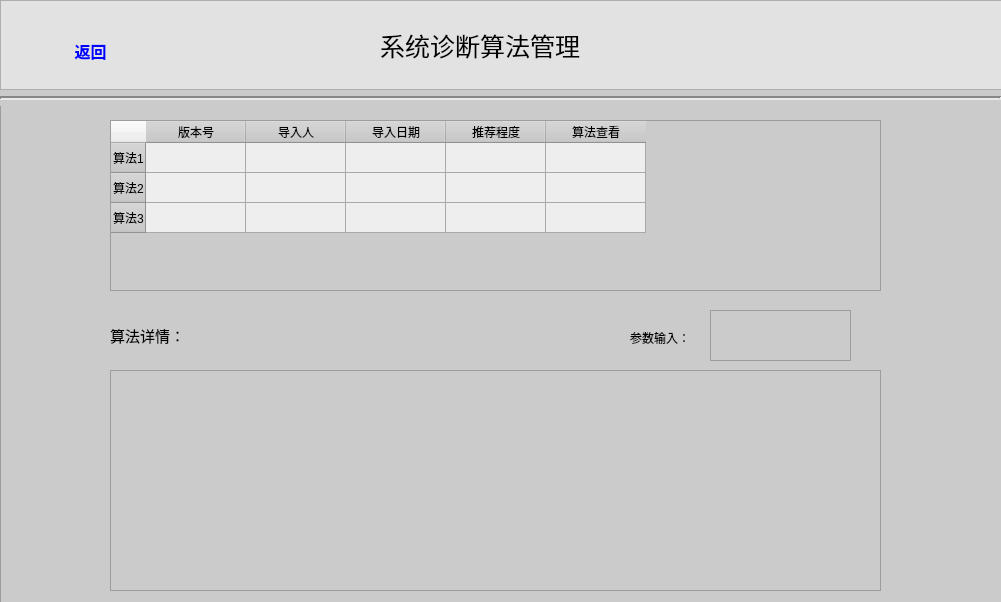
<?xml version="1.0" encoding="UTF-8"?>
<ui version="4.0">
 <class>Dialog</class>
 <widget class="QDialog" name="Dialog">
  <property name="geometry">
   <rect>
    <x>0</x>
    <y>0</y>
    <width>1001</width>
    <height>602</height>
   </rect>
  </property>
  <property name="windowTitle">
   <string>Dialog</string>
  </property>
  <property name="styleSheet">
   <string notr="true">QDialog{
	background-color:rgb(234, 242, 255)
}

QTableWidget::item {
    background-color:rgb(238, 238, 238);
}
QTableWidget::item {
    color: transparent;
}



</string>
  </property>
  <widget class="QFrame" name="frame_menu">
   <property name="geometry">
    <rect>
     <x>0</x>
     <y>0</y>
     <width>1011</width>
     <height>90</height>
    </rect>
   </property>
   <property name="sizePolicy">
    <sizepolicy hsizetype="Fixed" vsizetype="Fixed">
     <horstretch>0</horstretch>
     <verstretch>0</verstretch>
    </sizepolicy>
   </property>
   <property name="styleSheet">
    <string notr="true">QFrame{
	background-color:rgb(226, 226, 226)
}</string>
   </property>
   <property name="frameShape">
    <enum>QFrame::StyledPanel</enum>
   </property>
   <property name="frameShadow">
    <enum>QFrame::Raised</enum>
   </property>
   <widget class="QLabel" name="label_biaoti">
    <property name="geometry">
     <rect>
      <x>380</x>
      <y>20</y>
      <width>261</width>
      <height>51</height>
     </rect>
    </property>
    <property name="font">
     <font>
      <pointsize>19</pointsize>
     </font>
    </property>
    <property name="text">
     <string>系统诊断算法管理</string>
    </property>
   </widget>
   <widget class="QPushButton" name="pushButton_fanhui">
    <property name="geometry">
     <rect>
      <x>50</x>
      <y>30</y>
      <width>81</width>
      <height>41</height>
     </rect>
    </property>
    <property name="palette">
     <palette>
      <active>
       <colorrole role="ButtonText">
        <brush brushstyle="SolidPattern">
         <color alpha="255">
          <red>0</red>
          <green>0</green>
          <blue>255</blue>
         </color>
        </brush>
       </colorrole>
      </active>
      <inactive>
       <colorrole role="ButtonText">
        <brush brushstyle="SolidPattern">
         <color alpha="255">
          <red>0</red>
          <green>0</green>
          <blue>255</blue>
         </color>
        </brush>
       </colorrole>
      </inactive>
      <disabled>
       <colorrole role="ButtonText">
        <brush brushstyle="SolidPattern">
         <color alpha="255">
          <red>120</red>
          <green>120</green>
          <blue>120</blue>
         </color>
        </brush>
       </colorrole>
      </disabled>
     </palette>
    </property>
    <property name="font">
     <font>
      <pointsize>12</pointsize>
      <weight>75</weight>
      <bold>true</bold>
     </font>
    </property>
    <property name="styleSheet">
     <string notr="true">QPushButton{
	border:none
}

QPushButton::hover{
	background-color:rgb(189, 189, 189);
}
</string>
    </property>
    <property name="text">
     <string>返回</string>
    </property>
   </widget>
  </widget>
  <widget class="QFrame" name="frame">
   <property name="geometry">
    <rect>
     <x>0</x>
     <y>90</y>
     <width>1011</width>
     <height>521</height>
    </rect>
   </property>
   <property name="contextMenuPolicy">
    <enum>Qt::CustomContextMenu</enum>
   </property>
   <property name="layoutDirection">
    <enum>Qt::LeftToRight</enum>
   </property>
   <property name="styleSheet">
    <string notr="true">QFrame{
	background-color:rgb(203, 203, 203)
}</string>
   </property>
   <property name="frameShape">
    <enum>QFrame::StyledPanel</enum>
   </property>
   <property name="frameShadow">
    <enum>QFrame::Raised</enum>
   </property>
   <widget class="Line" name="line">
    <property name="geometry">
     <rect>
      <x>0</x>
      <y>0</y>
      <width>1001</width>
      <height>16</height>
     </rect>
    </property>
    <property name="lineWidth">
     <number>2</number>
    </property>
    <property name="orientation">
     <enum>Qt::Horizontal</enum>
    </property>
   </widget>
   <widget class="QTableWidget" name="tableWidget">
    <property name="geometry">
     <rect>
      <x>110</x>
      <y>30</y>
      <width>771</width>
      <height>171</height>
     </rect>
    </property>
    <property name="layoutDirection">
     <enum>Qt::LeftToRight</enum>
    </property>
    <property name="autoScroll">
     <bool>true</bool>
    </property>
    <row>
     <property name="text">
      <string>算法1</string>
     </property>
    </row>
    <row>
     <property name="text">
      <string>算法2</string>
     </property>
    </row>
    <row>
     <property name="text">
      <string>算法3</string>
     </property>
    </row>
    <column>
     <property name="text">
      <string>版本号</string>
     </property>
    </column>
    <column>
     <property name="text">
      <string>导入人</string>
     </property>
    </column>
    <column>
     <property name="text">
      <string>导入日期</string>
     </property>
    </column>
    <column>
     <property name="text">
      <string>推荐程度</string>
     </property>
    </column>
    <column>
     <property name="text">
      <string>算法查看</string>
     </property>
    </column>
   </widget>
   <widget class="QLabel" name="label_suanfaxiangqing">
    <property name="geometry">
     <rect>
      <x>110</x>
      <y>230</y>
      <width>111</width>
      <height>31</height>
     </rect>
    </property>
    <property name="font">
     <font>
      <pointsize>11</pointsize>
     </font>
    </property>
    <property name="text">
     <string>算法详情：</string>
    </property>
   </widget>
   <widget class="QGraphicsView" name="graphicsView">
    <property name="geometry">
     <rect>
      <x>110</x>
      <y>280</y>
      <width>771</width>
      <height>221</height>
     </rect>
    </property>
   </widget>
   <widget class="QLabel" name="label_canshushuru">
    <property name="geometry">
     <rect>
      <x>630</x>
      <y>240</y>
      <width>72</width>
      <height>15</height>
     </rect>
    </property>
    <property name="text">
     <string>参数输入：</string>
    </property>
   </widget>
   <widget class="QTextBrowser" name="textBrowser">
    <property name="geometry">
     <rect>
      <x>710</x>
      <y>220</y>
      <width>141</width>
      <height>51</height>
     </rect>
    </property>
   </widget>
  </widget>
 </widget>
 <resources/>
 <connections/>
</ui>
